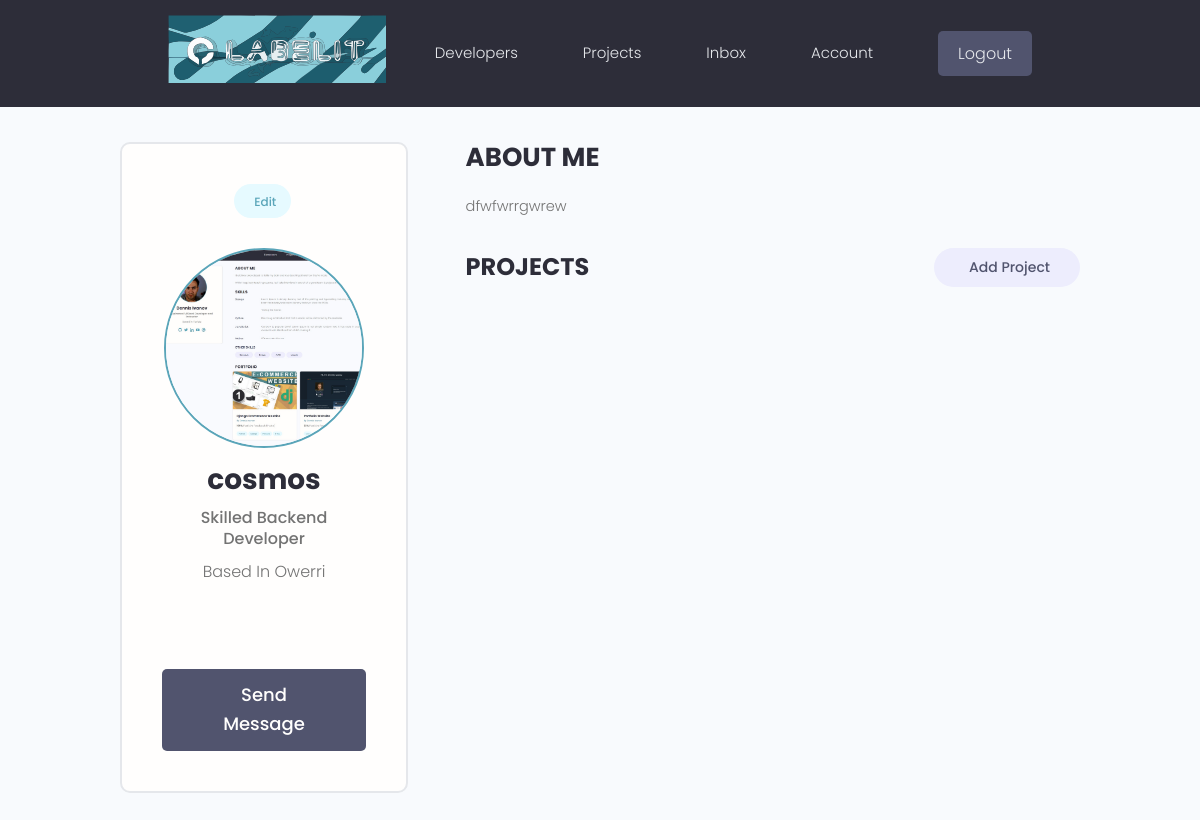
Before: /account/ (signed in) with the older database file.
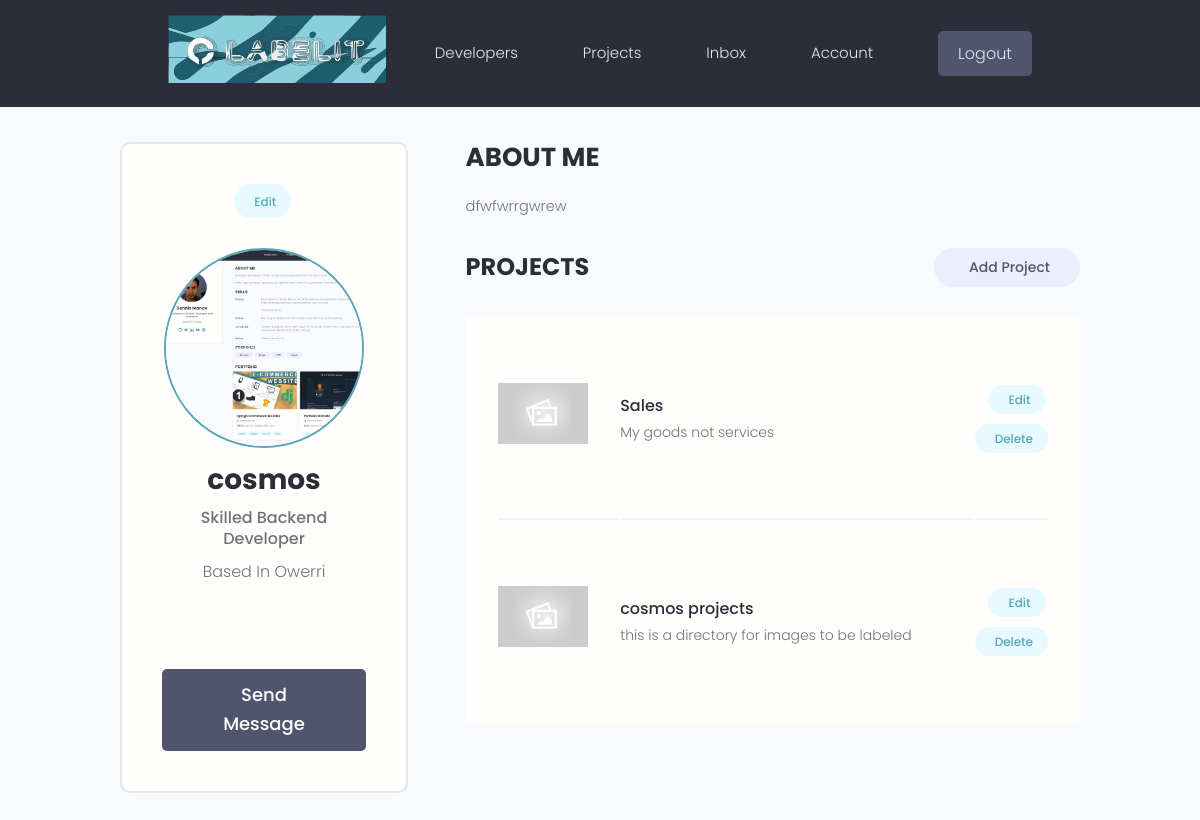
After: the same page with the newer database file.
### label/models.py (models this page shows, shortened)
class Project(models.Model):
    manager = models.ForeignKey(
        Profile, null=True, blank=True, on_delete=models.CASCADE )
    title = models.CharField(max_length=200)
    description = models.TextField(null=True, blank=True)
    annotators = models.ManyToManyField(Profile, blank=True, related_name='annotationprojects')
    project_display_picture = models.ImageField(
        null=True, blank=True, upload_to='project_display_picture/', default="project_display_picture/default.jpg")
    featured_image = models.ManyToManyField(ImageSample, blank=True, related_name='parentprojects', default = 'default.jpg')
    demo_link = models.CharField(max_length=2000, null=True, blank=True)
    source_link = models.CharField(max_length=2000, null=True, blank=True)
    created = models.DateTimeField(auto_now_add=True)
    id = models.UUIDField(default=uuid.uuid4, unique=True,
                          primary_key=True, editable=False)
    class Meta:
        ordering = [ '-created', 'title']
    """@property
    def imageURL(self):
        try:
            url = self.featured_image.url
        except:
            url = ''
        return url"""

### users/views.py (the view)
# urls.py: path('account/', views.useraccount, name= 'account'),
@login_required(login_url='login')
def useraccount(request):
    profile = request.user.profile
    print(dir(profile))
    context = {'profile': profile}
    return render(request, 'users/account.html', context)

### templates/users/account.html (shortened to what this page needs)
<!DOCTYPE html>
{% extends 'base/base.html' %}
{% block content %}
  <main class="settingsPage profile my-md">
    <div class="container">
      <div class="layout">
        <div class="column column--1of3">
          <div class="card text-center">
            <div class="card__body dev">
              <a class="tag tag--pill tag--main settings__btn" href="#"> Edit</a>
              <img class="avatar avatar--xl dev__avatar" src="{{profile.profile_image.url}}" />
              <h2 class="dev__name">{{profile.name}}</h2>
              <p class="dev__title">{{profile.short_intro}}</p>
              <p class="dev__location">Based In {{profile.location}}</p>
              <ul class="dev__social">
              </ul>
              <a href="#" class="btn btn--sub btn--lg">Send Message </a>
            </div>
          </div>
        </div>
        <div class="column column--2of3">
          <div class="devInfo">
            <h3 class="devInfo__title">About Me</h3>
            <p class="devInfo__about">
              {{profile.bio}}
            </p>
          </div>
          <div class="settings">
            <h3 class="settings__title">Projects</h3>
            <a class="tag tag--pill tag--sub settings__btn tag--lg" href="{% url 'create-project' %}"> Add Project</a>
          </div>
          <table class="settings__table">
            {% for project in profile.project_set.all %}
            <tr>
              <td class="settings__thumbnail">
                <a href="{% url 'project' project.id %}"><img src="{{project.project_display_picture.url}}" alt="Project Thumbnail" /></a>
              </td>
              <td class="settings__tableInfo">
                <a href="single-project.html">{{project.title}}</a>
                <p>
                  {{project.description}}
                </p>
              </td>
              <td class="settings__tableActions">
                <a class="tag tag--pill tag--main settings__btn" href="{% url 'update-project' project.id %}"> Edit</a>
                <a class="tag tag--pill tag--main settings__btn" href="{% url 'delete-project' project.id %}">
                  Delete</a>
              </td>
            </tr>
            {% endfor %}
          </table>
        </div>
      </div>
    </div>
  </main>
{% endblock %}

Changed rows visible on the page:
added Project: project_display_picture (placeholder picture), title "Sales", description "My goods not services"
added Project: project_display_picture (placeholder picture), title "cosmos projects", description "this is a directory for images to be labeled"
